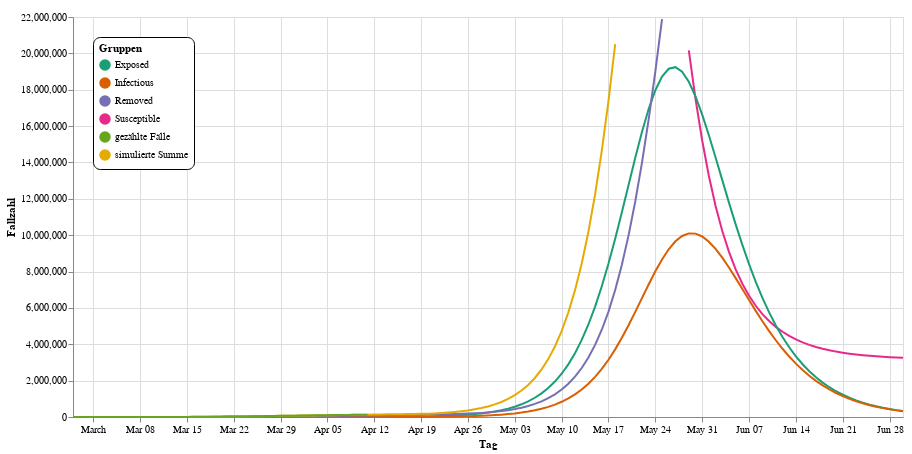

This figure's notebook cell:
### Markdown cell above
Schränkt man die Werte noch etwas ein, wird der enorme Peak sichtbar:

### Code cell
plot(prediction(prediction_days=80, max_val=23000000, r3=r0, r4=r0))

### Figure 1 — Vega-Lite specification as saved in the notebook (floating-point values rounded to 4 significant figures; data arrays with more than 128 entries replaced by an {"elided": "..."} marker saying what was removed)
{"config": {"view": {"continuousWidth": 400, "continuousHeight": 300}}, "layer": [{"mark": {"type": "line", "point": false}, "encoding": {"color": {"type": "nominal", "field": "Typ", "legend": {"cornerRadius": 7, "fillColor": "white", "legendX": 20, "legendY": 20, "orient": "none", "padding": 6, "strokeColor": "black", "title": "Gruppen"}, "scale": {"scheme": "dark2"}}, "x": {"type": "temporal", "field": "Tag", "title": "Tag"}, "y": {"type": "quantitative", "field": "Fallzahl", "title": "Fallzahl"}}}, {"mark": "point", "encoding": {"opacity": {"value": 0}, "x": {"type": "temporal", "field": "Tag", "title": "Tag"}}, "selection": {"selector004": {"type": "single", "nearest": true, "on": "mouseover", "fields": ["Tag"], "empty": "none"}}}, {"mark": "point", "encoding": {"color": {"type": "nominal", "field": "Typ", "legend": {"cornerRadius": 7, "fillColor": "white", "legendX": 20, "legendY": 20, "orient": "none", "padding": 6, "strokeColor": "black", "title": "Gruppen"}, "scale": {"scheme": "dark2"}}, "opacity": {"condition": {"value": 1, "selection": "selector004"}, "value": 0}, "x": {"type": "temporal", "field": "Tag", "title": "Tag"}, "y": {"type": "quantitative", "field": "Fallzahl", "title": "Fallzahl"}}}, {"mark": {"type": "rule", "color": "gray"}, "encoding": {"x": {"type": "temporal", "field": "Tag", "title": "Tag"}}, "transform": [{"filter": {"selection": "selector004"}}]}, {"mark": {"type": "text", "align": "left", "dx": 4, "dy": -8}, "encoding": {"color": {"type": "nominal", "field": "Typ", "legend": {"cornerRadius": 7, "fillColor": "white", "legendX": 20, "legendY": 20, "orient": "none", "padding": 6, "strokeColor": "black", "title": "Gruppen"}, "scale": {"scheme": "dark2"}}, "text": {"condition": {"type": "quantitative", "field": "Fallzahl", "selection": "selector004"}, "value": " "}, "x": {"type": "temporal", "field": "Tag", "title": "Tag"}, "y": {"type": "quantitative", "field": "Fallzahl", "title": "Fallzahl"}}}, {"mark": {"type": "text", "align": "left", "dx": 4, "dy": -8}, "encoding": {"color": {"value": "gray"}, "text": {"condition": {"type": "temporal", "field": "Tag", "selection": "selector004"}, "value": " "}, "x": {"type": "temporal", "field": "Tag", "title": "Tag"}, "y": {"value": 16}}, "transform": [{"filter": {"selection": "selector004"}}]}], "data": {"name": "data-01c614aa1b7ed775e85b141a526c01ee"}, "height": 400, "width": 830, "$schema": "https://vega.github.io/schema/vega-lite/v4.8.1.json", "datasets": {"data-01c614aa1b7ed775e85b141a526c01ee": {"elided": "670 records"}}}
